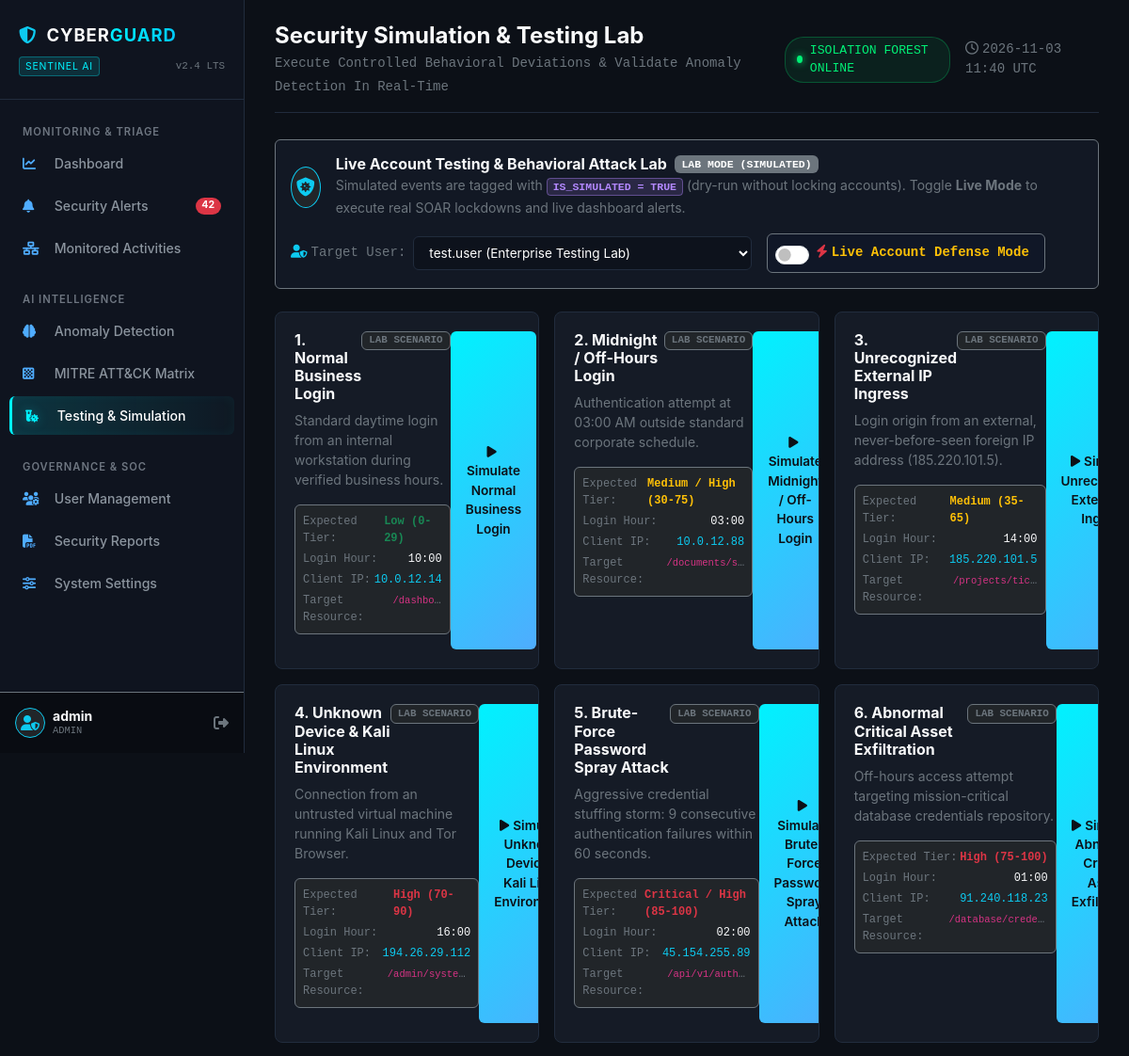
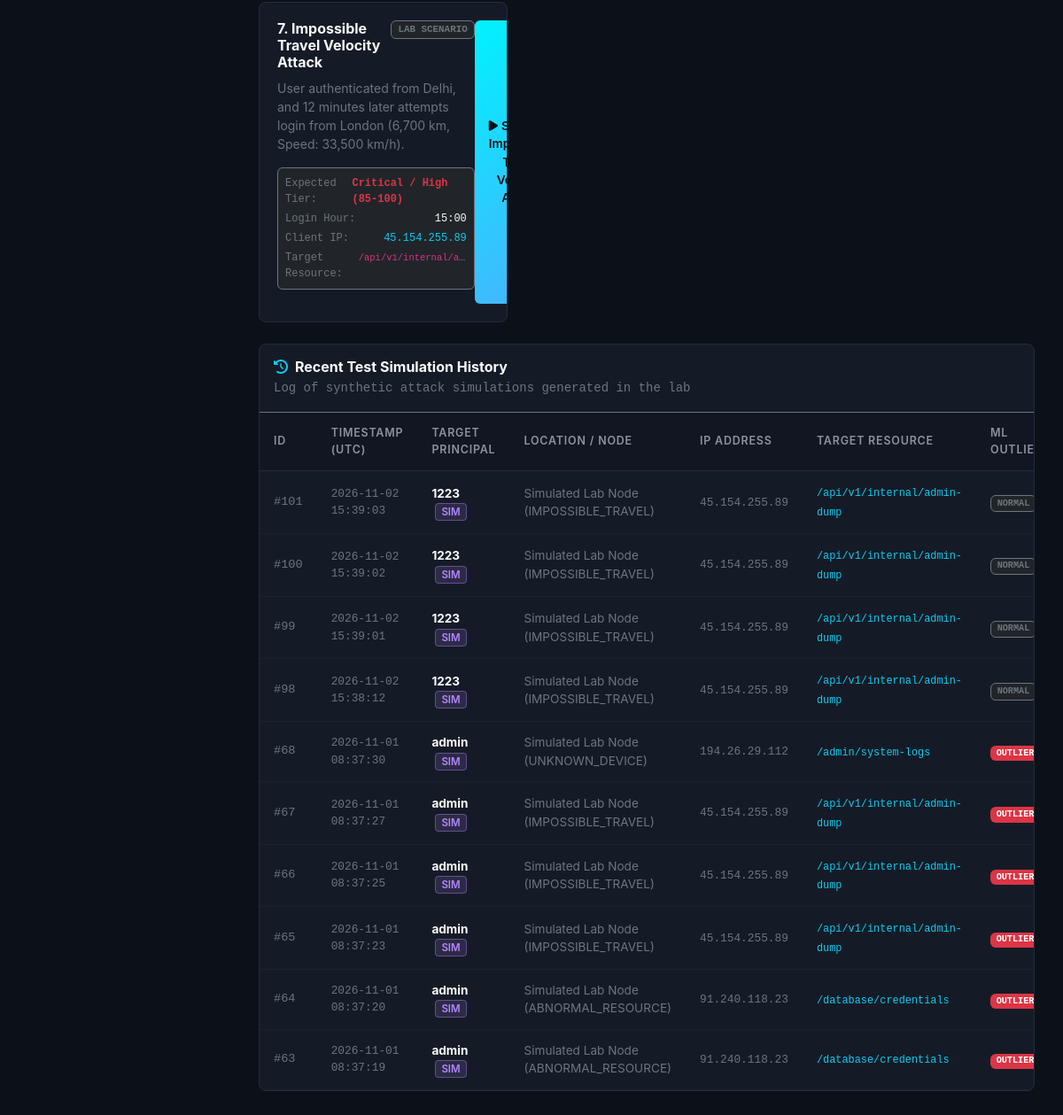
Page /testing (signed in) on the committed database (2 pictures, top to bottom).
### models/database.py (models this page shows, shortened)
class User(UserMixin, db.Model):
    __tablename__ = 'users'
    id = db.Column(db.Integer, primary_key=True)
    username = db.Column(db.String(64), unique=True, nullable=False, index=True)
    email = db.Column(db.String(120), unique=True, nullable=False, index=True)
    password_hash = db.Column(db.String(256), nullable=False)
    role = db.Column(db.String(20), default='analyst', nullable=False)  # admin, analyst, user
    department = db.Column(db.String(64), default='Security Operations')
    is_active = db.Column(db.Boolean, default=True, nullable=False)
    is_locked = db.Column(db.Boolean, default=False, nullable=False)
    lock_reason = db.Column(db.String(256), nullable=True)
    locked_at = db.Column(db.DateTime, nullable=True)
    last_latitude = db.Column(db.Float, nullable=True)
    last_longitude = db.Column(db.Float, nullable=True)
    last_city = db.Column(db.String(64), nullable=True)
    last_country = db.Column(db.String(64), nullable=True)
    last_activity_time = db.Column(db.DateTime, nullable=True)
    created_at = db.Column(db.DateTime, default=datetime.utcnow)
    last_login_at = db.Column(db.DateTime, nullable=True)
    activities = db.relationship('LoginActivity', backref='user', lazy='dynamic', cascade='all, delete-orphan')
    profile = db.relationship('UserBehaviourProfile', backref='user', uselist=False, cascade='all, delete-orphan')
    alerts = db.relationship('SecurityAlert', backref='user', lazy='dynamic')
    detection_results = db.relationship('DetectionResult', backref='user', lazy='dynamic')
    @property
    def is_admin(self) -> bool:
        return self.role.lower() == 'admin'
    @property
    def is_analyst(self) -> bool:
        return self.role.lower() in ('admin', 'analyst')

class LoginActivity(db.Model):
    __tablename__ = 'login_activities'
    id = db.Column(db.Integer, primary_key=True)
    user_id = db.Column(db.Integer, db.ForeignKey('users.id', ondelete='SET NULL'), nullable=True, index=True)
    username = db.Column(db.String(64), nullable=False, index=True)
    timestamp = db.Column(db.DateTime, default=datetime.utcnow, nullable=False, index=True)
    ip_address = db.Column(db.String(45), nullable=False, index=True)
    device_info = db.Column(db.String(64), nullable=False, default='Desktop Workstation')
    browser = db.Column(db.String(64), nullable=False, default='Chrome')
    operating_system = db.Column(db.String(64), nullable=False, default='Windows 11')
    login_status = db.Column(db.String(20), nullable=False, default='SUCCESS')  # SUCCESS, FAILED
    login_hour = db.Column(db.Integer, nullable=False)  # 0-23
    day_of_week = db.Column(db.Integer, nullable=False)  # 0-6 (Mon-Sun)
    accessed_resource = db.Column(db.String(200), nullable=False, default='/dashboard')
    resource_sensitivity = db.Column(db.String(20), nullable=False, default='LOW')  # LOW, MEDIUM, HIGH, CRITICAL
    session_duration = db.Column(db.Integer, default=1800)  # seconds
    failed_login_count = db.Column(db.Integer, default=0)
    is_simulated = db.Column(db.Boolean, default=False, nullable=False, index=True)
    location = db.Column(db.String(100), default='Corporate HQ')
    latitude = db.Column(db.Float, nullable=True)
    longitude = db.Column(db.Float, nullable=True)
    city = db.Column(db.String(64), default='Delhi')
    country = db.Column(db.String(64), default='India')
    detection_result = db.relationship('DetectionResult', backref='activity', uselist=False, cascade='all, delete-orphan')
    alert = db.relationship('SecurityAlert', backref='activity', uselist=False)

### routes/testing_routes.py (the view)
@testing_bp.route('/testing')
@login_required
@analyst_required
def testing_dashboard():
    users = User.query.filter_by(is_active=True).all()
    recent_simulations = LoginActivity.query.filter_by(is_simulated=True).order_by(LoginActivity.timestamp.desc()).limit(10).all()
    return render_template(
        'testing.html',
        scenarios=SCENARIO_DEFINITIONS,
        users=users,
        recent_simulations=recent_simulations
    )

### templates/testing.html (shortened to what this page needs)
{% extends 'base.html' %}
{% block page_title %}Security Simulation & Testing Lab{% endblock %}
{% block page_subtitle %}Execute Controlled Behavioral Deviations & Validate Anomaly Detection In Real-Time{% endblock %}
{% block content %}
<div class="alert alert-dark border border-secondary mb-4 p-3" style="background-color: #121824;">
  <div class="d-flex flex-wrap align-items-center justify-content-between gap-3">
    <div class="d-flex align-items-center gap-3">
      <div class="avatar-sm rounded-circle bg-dark border border-info d-flex align-items-center justify-content-center text-info" style="width: 44px; height: 44px;">
        <i class="fas fa-shield-virus fa-lg"></i>
      </div>
      <div>
        <div class="d-flex align-items-center gap-2">
          <h6 class="mb-0 text-light fw-bold">Live Account Testing & Behavioral Attack Lab</h6>
          <span id="modeStatusBadge" class="badge bg-secondary font-monospace" style="font-size: 0.72rem;">LAB MODE (SIMULATED)</span>
        </div>
        <small id="modeStatusDesc" class="text-secondary">Simulated events are tagged with <span class="badge-simulated font-monospace">IS_SIMULATED = TRUE</span> (dry-run without locking accounts). Toggle <strong>Live Mode</strong> to execute real SOAR lockdowns and live dashboard alerts.</small>
      </div>
    </div>
    <div class="d-flex flex-wrap align-items-center gap-3">
      <div class="d-flex align-items-center gap-2">
        <label class="text-secondary small font-monospace"><i class="fas fa-user-shield me-1 text-info"></i>Target User:</label>
        <select id="simulationTargetUser" class="cyber-select form-select-sm" style="min-width: 175px;">
          {% for u in users %}
            <option value="{{ u.username }}" {% if u.username == 'test.user' %}selected{% endif %}>{{ u.username }} ({{ u.department }})</option>
          {% endfor %}
        </select>
      </div>
      <div class="form-check form-switch d-flex align-items-center gap-2 ps-0 m-0 p-2 rounded border border-secondary" style="background: rgba(15, 23, 42, 0.6);">
        <input class="form-check-input ms-2" type="checkbox" id="liveModeToggle" role="switch" onchange="toggleLiveDefenseMode(this.checked)" style="cursor: pointer; width: 2.2rem; height: 1.2rem;">
        <label class="form-check-label text-warning small fw-bold font-monospace pe-2 mb-0" for="liveModeToggle" style="cursor: pointer;">
          <i class="fas fa-bolt text-danger me-1"></i>Live Account Defense Mode
        </label>
      </div>
    </div>
  </div>
</div>
<div class="row g-3 mb-4">
  {% for key, sc in scenarios.items() %}
    <div class="col-md-6 col-lg-4">
      <div class="cyber-card h-100 d-flex flex-direction-column justify-content-between">
        <div>
          <div class="d-flex justify-content-between align-items-start mb-2">
            <h6 class="text-light fw-bold mb-0">{{ sc.title }}</h6>
            <span class="badge bg-dark border border-secondary text-secondary font-monospace" style="font-size: 0.68rem;">LAB SCENARIO</span>
          </div>
          <p class="text-secondary small mb-3">{{ sc.desc }}</p>
          <div class="p-2 rounded bg-dark border border-secondary font-monospace small mb-3" style="font-size: 0.75rem;">
            <div class="d-flex justify-content-between text-secondary mb-1">
              <span>Expected Tier:</span>
              <strong class="{% if 'Low' in sc.expected_risk %}text-success{% elif 'Medium' in sc.expected_risk %}text-warning{% else %}text-danger{% endif %}">{{ sc.expected_risk }}</strong>
            </div>
            <div class="d-flex justify-content-between text-secondary mb-1">
              <span>Login Hour:</span>
              <span class="text-light">{{ "%02d:00"|format(sc.hour) }}</span>
            </div>
            <div class="d-flex justify-content-between text-secondary mb-1">
              <span>Client IP:</span>
              <span class="text-info">{{ sc.ip }}</span>
            </div>
            <div class="d-flex justify-content-between text-secondary">
              <span>Target Resource:</span>
              <span class="text-truncate" style="max-width: 140px;"><code>{{ sc.resource }}</code></span>
            </div>
          </div>
        </div>
        <button type="button" class="btn btn-cyber-primary btn-sm w-100" onclick="runScenarioSimulation('{{ key }}')">
          <i class="fas fa-play me-1"></i>Simulate {{ sc.title.split('. ')[1] if '. ' in sc.title else sc.title }}
        </button>
      </div>
    </div>
  {% endfor %}
</div>
<div class="cyber-table-container">
  <div class="p-3 border-bottom border-secondary d-flex justify-content-between align-items-center">
    <div>
      <h6 class="mb-0 fw-bold text-light"><i class="fas fa-history text-info me-2"></i>Recent Test Simulation History</h6>
      <small class="text-secondary font-monospace">Log of synthetic attack simulations generated in the lab</small>
    </div>
  </div>
  <div class="table-responsive">
    <table class="cyber-table">
      <thead>
        <tr>
          <th>ID</th>
          <th>Timestamp (UTC)</th>
          <th>Target Principal</th>
          <th>Location / Node</th>
          <th>IP Address</th>
          <th>Target Resource</th>
          <th>ML Outlier</th>
        </tr>
      </thead>
      <tbody>
        {% if recent_simulations %}
          {% for sim in recent_simulations %}
            {% set det = sim.detection_result %}
            <tr>
              <td class="font-monospace text-secondary">#{{ sim.id }}</td>
              <td class="font-monospace text-secondary" style="font-size: 0.8rem;">{{ sim.timestamp.strftime('%Y-%m-%d %H:%M:%S') }}</td>
              <td><strong class="text-light">{{ sim.username }}</strong> <span class="badge-simulated ms-1">SIM</span></td>
              <td class="small text-secondary">{{ sim.location }}</td>
              <td class="font-monospace text-secondary" style="font-size: 0.8rem;">{{ sim.ip_address }}</td>
              <td><code class="text-info small">{{ sim.accessed_resource }}</code></td>
              <td>
                {% if det and det.is_ml_anomaly %}
                  <span class="badge bg-danger font-monospace">OUTLIER</span>
                {% else %}
                  <span class="badge bg-dark border border-secondary text-secondary font-monospace">NORMAL</span>
                {% endif %}
              </td>
            </tr>
          {% endfor %}
        {% else %}
          <tr>
            <td colspan="9" class="text-center py-4 text-secondary">
              No simulations executed yet. Click any scenario button above to generate a live test event.
            </td>
          </tr>
        {% endif %}
      </tbody>
    </table>
  </div>
</div>
{% endblock %}

### templates/base.html (shortened to what this page needs)
<!DOCTYPE html>
<html lang="en">
<head>
  <link href="https://cdn.jsdelivr.net/npm/bootstrap@5.3.3/dist/css/bootstrap.min.css" rel="stylesheet">
  <link rel="stylesheet" href="https://cdnjs.cloudflare.com/ajax/libs/font-awesome/6.5.2/css/all.min.css">
  <link rel="stylesheet" href="https://cdnjs.cloudflare.com/ajax/libs/leaflet/1.9.4/leaflet.min.css">
  <link rel="stylesheet" href="{{ url_for('static', filename='css/dashboard.css') }}">
</head>
<body>
  <aside class="cyber-sidebar">
    <div class="brand-section">
      <div class="brand-title">
        <i class="fas fa-shield-halved text-info"></i>
        <span>CYBER<span class="brand-accent">GUARD</span></span>
      </div>
      <div class="d-flex align-items-center justify-content-between mt-2">
        <span class="brand-badge">SENTINEL AI</span>
        <span class="text-secondary small font-monospace" style="font-size: 0.68rem;">v2.4 LTS</span>
      </div>
    </div>
    <div class="nav-section">
      <div class="nav-category">Monitoring & Triage</div>
      <a href="{{ url_for('dashboard.overview') }}" class="cyber-nav-link {% if request.endpoint == 'dashboard.overview' %}active{% endif %}">
        <span><i class="fas fa-chart-line"></i> Dashboard</span>
      </a>
      <a href="{{ url_for('alert.list_alerts') }}" class="cyber-nav-link {% if request.endpoint and 'alert.' in request.endpoint %}active{% endif %}">
        <span><i class="fas fa-bell"></i> Security Alerts</span>
        {% if open_alerts_badge > 0 %}
          <span class="badge bg-danger rounded-pill">{{ open_alerts_badge }}</span>
        {% endif %}
      </a>
      <a href="{{ url_for('activity.list_activities') }}" class="cyber-nav-link {% if request.endpoint and 'activity.' in request.endpoint %}active{% endif %}">
        <span><i class="fas fa-network-wired"></i> Monitored Activities</span>
      </a>
      <div class="nav-category mt-3">AI Intelligence</div>
      <a href="{{ url_for('detection.detection_center') }}" class="cyber-nav-link {% if request.endpoint and 'detection.' in request.endpoint %}active{% endif %}">
        <span><i class="fas fa-brain"></i> Anomaly Detection</span>
      </a>
      <a href="{{ url_for('dashboard.mitre_matrix_page') }}" class="cyber-nav-link {% if request.endpoint == 'dashboard.mitre_matrix_page' %}active{% endif %}">
        <span><i class="fas fa-chess-board"></i> MITRE ATT&CK Matrix</span>
      </a>
      <a href="{{ url_for('testing.testing_dashboard') }}" class="cyber-nav-link {% if request.endpoint and 'testing.' in request.endpoint %}active{% endif %}">
        <span><i class="fas fa-vial-virus"></i> Testing & Simulation</span>
      </a>
      <div class="nav-category mt-3">Governance & SOC</div>
      {% if current_user.is_authenticated and current_user.is_admin %}
      <a href="{{ url_for('user.list_users') }}" class="cyber-nav-link {% if request.endpoint and 'user.' in request.endpoint %}active{% endif %}">
        <span><i class="fas fa-users-gear"></i> User Management</span>
      </a>
      {% endif %}
      <a href="{{ url_for('report.reports_page') }}" class="cyber-nav-link {% if request.endpoint and 'report.' in request.endpoint %}active{% endif %}">
        <span><i class="fas fa-file-pdf"></i> Security Reports</span>
      </a>
      {% if current_user.is_authenticated and current_user.is_admin %}
      <a href="{{ url_for('settings.settings_page') }}" class="cyber-nav-link {% if request.endpoint and 'settings.' in request.endpoint %}active{% endif %}">
        <span><i class="fas fa-sliders"></i> System Settings</span>
      </a>
      {% endif %}
    </div>
    <div class="p-3 border-top border-secondary" style="background: #090c12;">
      <div class="d-flex align-items-center justify-content-between">
        <div class="d-flex align-items-center gap-2">
          <div class="avatar-sm rounded-circle bg-dark border border-info d-flex align-items-center justify-content-center text-info" style="width: 32px; height: 32px;">
            <i class="fas fa-user-shield"></i>
          </div>
          <div style="line-height: 1.2;">
            <div class="small fw-bold text-light">{{ current_user.username if current_user.is_authenticated else 'Guest' }}</div>
            <div class="text-secondary font-monospace" style="font-size: 0.65rem;">{{ current_user.role.upper() if current_user.is_authenticated else 'UNAUTHENTICATED' }}</div>
          </div>
        </div>
        <a href="{{ url_for('auth.logout') }}" class="text-secondary hover-text-danger" title="Logout">
          <i class="fas fa-right-from-bracket"></i>
        </a>
      </div>
    </div>
  </aside>
  <main class="cyber-content">
    <div class="cyber-topbar">
      <div>
        <h4 class="mb-0 fw-bold text-light">{% block page_title %}Security Operations Center{% endblock %}</h4>
        <small class="text-secondary font-monospace">{% block page_subtitle %}Real-Time Behavioral Telemetry & ML Anomaly Detection{% endblock %}</small>
      </div>
      <div class="d-flex align-items-center gap-3">
        <div class="system-status-indicator">
          <div class="pulse-dot"></div>
          <span class="font-monospace">ISOLATION FOREST ONLINE</span>
        </div>
        <span class="text-secondary font-monospace small"><i class="far fa-clock me-1"></i>{{ now.strftime('%Y-%m-%d %H:%M UTC') }}</span>
      </div>
    </div>
    {% block content %}{% endblock %}
  </main>
</body>
</html>

### rows in the picture
User: is_active+username "admin", role "ADMIN"
LoginActivity: id "101", timestamp "2026-11-02 15:39:03", username "1223", location "Simulated Lab Node (IMPOSSIBLE_TRAVEL)", ip_address "45.154.255.89", accessed_resource "/api/v1/internal/admin-dump", shows "NORMAL"
LoginActivity: id "100", timestamp "2026-11-02 15:39:02", username "1223", location "Simulated Lab Node (IMPOSSIBLE_TRAVEL)", ip_address "45.154.255.89", accessed_resource "/api/v1/internal/admin-dump", shows "NORMAL"
LoginActivity: id "99", timestamp "2026-11-02 15:39:01", username "1223", location "Simulated Lab Node (IMPOSSIBLE_TRAVEL)", ip_address "45.154.255.89", accessed_resource "/api/v1/internal/admin-dump", shows "NORMAL"
LoginActivity: id "98", timestamp "2026-11-02 15:38:12", username "1223", location "Simulated Lab Node (IMPOSSIBLE_TRAVEL)", ip_address "45.154.255.89", accessed_resource "/api/v1/internal/admin-dump", shows "NORMAL"
LoginActivity: id "68", timestamp "2026-11-01 08:37:30", username "admin", location "Simulated Lab Node (UNKNOWN_DEVICE)", ip_address "194.26.29.112", accessed_resource "/admin/system-logs", shows "OUTLIER"
LoginActivity: id "67", timestamp "2026-11-01 08:37:27", username "admin", location "Simulated Lab Node (IMPOSSIBLE_TRAVEL)", ip_address "45.154.255.89", accessed_resource "/api/v1/internal/admin-dump", shows "OUTLIER"
LoginActivity: id "66", timestamp "2026-11-01 08:37:25", username "admin", location "Simulated Lab Node (IMPOSSIBLE_TRAVEL)", ip_address "45.154.255.89", accessed_resource "/api/v1/internal/admin-dump", shows "OUTLIER"
LoginActivity: id "65", timestamp "2026-11-01 08:37:23", username "admin", location "Simulated Lab Node (IMPOSSIBLE_TRAVEL)", ip_address "45.154.255.89", accessed_resource "/api/v1/internal/admin-dump", shows "OUTLIER"
LoginActivity: id "64", timestamp "2026-11-01 08:37:20", username "admin", location "Simulated Lab Node (ABNORMAL_RESOURCE)", ip_address "91.240.118.23", accessed_resource "/database/credentials", shows "OUTLIER"
LoginActivity: id "63", timestamp "2026-11-01 08:37:19", username "admin", location "Simulated Lab Node (ABNORMAL_RESOURCE)", ip_address "91.240.118.23", accessed_resource "/database/credentials", shows "OUTLIER"

### other values in the picture
{{ open_alerts_badge }} "42"
{{ sc.title }} "1. Normal Business Login" "2. Midnight / Off-Hours Login" "3. Unrecognized External IP Ingress" "4. Unknown Device & Kali Linux Environment" "5. Brute-Force Password Spray Attack" "6. Abnormal Critical Asset Exfiltration" "7. Impossible Travel Velocity Attack"
{{ sc.desc }} "Standard daytime login from an internal workstation during verified business hours." "Authentication attempt at 03:00 AM outside standard corporate schedule." "Login origin from an external, never-before-seen foreign IP address (185.220.101.5)." "Connection from an untrusted virtual machine running Kali Linux and Tor Browser." "Aggressive credential stuffing storm: 9 consecutive authentication failures within 60 seconds." "Off-hours access attempt targeting mission-critical database credentials repository." "User authenticated from Delhi, and 12 minutes later attempts login from London (6,700 km, Speed: 33,500 km/h)."
{{ sc.expected_risk }} "Low (0-29)" "Medium / High (30-75)" "Medium (35-65)" "High (70-90)" "Critical / High (85-100)" "High (75-100)" "Critical / High (85-100)"
{{ "%02d:00"|format(sc.hour) }} "10:00" "03:00" "14:00" "16:00" "02:00" "01:00" "15:00"
{{ sc.ip }} "10.0.12.14" "10.0.12.88" "185.220.101.5" "194.26.29.112" "45.154.255.89" "91.240.118.23" "45.154.255.89"
{{ sc.resource }} "/dashbo…" "/documents/s…" "/projects/tic…" "/admin/syste…" "/api/v1/auth…" "/database/crede…" "/api/v1/internal/a…"
{{ sc.title.split('. ')[1] if '. ' in sc.title else sc.title }} "Normal Business Login"
form field value "test.user (Enterprise Testing Lab)"
